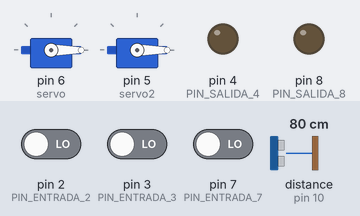
Bench run of a sketch on a simulated Arduino Uno, built with avr-gcc and run on an emulated ATmega328P. Parts: 2 × servo, output pins drawn as LEDs (lit = HIGH). Wiring (inferred from the names in the program): ultrasonic range finder: trigger pin 9; echo pin 10. Dashed ring = blinking. Inputs (shaded band) come from the test bench; at power-on: pin 3 (PIN_ENTRADA_3) LOW, distance to the obstacle (sensor on pin 10) 80 cm, pin 2 (PIN_ENTRADA_2) LOW, pin 7 (PIN_ENTRADA_7) LOW. The echo pulse lasts 58.3 µs per cm; pins used as bus, display or sensor lines are not drawn; what the sketch prints to the serial monitor is not drawn.

Above: at 1.2 s.
1.3 s: pin 3 (PIN_ENTRADA_3) driven HIGH
At 1.7 s:
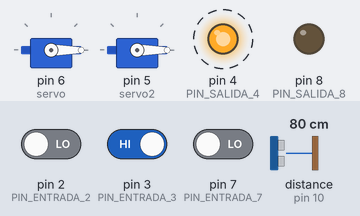
4.3 s: distance to the obstacle (sensor on pin 10) set to 8 cm
7.3 s: distance to the obstacle (sensor on pin 10) set to 5 cm
At 8.0 s:
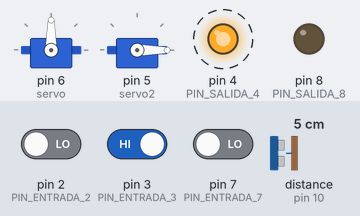
10.3 s: pin 2 (PIN_ENTRADA_2) driven HIGH
At 10.8 s:
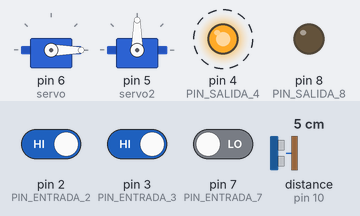
13.3 s: pin 7 (PIN_ENTRADA_7) driven HIGH
At 13.7 s:
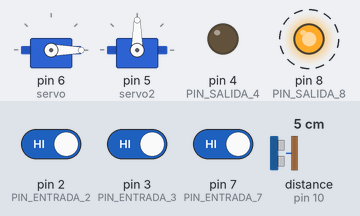
16.3 s: pin 7 (PIN_ENTRADA_7) driven LOW
At 16.83 s:
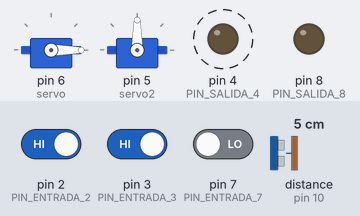
Timing chart, 0 to 20.3 s (numbered marks = the images above; inputs shaded):
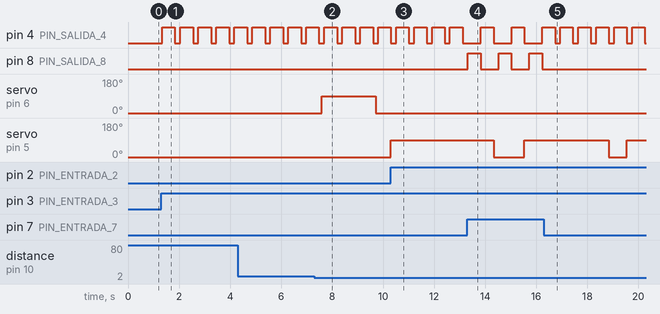

Measured:
- the behaviour switches between 7 and 6 cm on distance to the obstacle (sensor on pin 10) (found by bisection; images 1 and 2)
- after the input at 1.3 s, pin 4 (PIN_SALIDA_4): alternates HIGH for 0.50 s and LOW for 0.21 s, starting at once
- after the input at 7.3 s, servo on pin 6 (servo): 0° → 90° after 0.29 s, → 0° 2.1 s later
- after the input at 10.3 s, servo on pin 5 (servo2): 0° → 90° at once
- after the input at 13.3 s, pin 4 (PIN_SALIDA_4): alternates HIGH for 0.50 s and LOW for 0.71 s, starting after 0.52 s; pin 8 (PIN_SALIDA_8): alternates HIGH for 0.50 s and LOW for 0.71 s, starting at once
- after the input at 16.3 s, pin 4 (PIN_SALIDA_4): alternates HIGH for 0.50 s and LOW for 0.20 s, starting after 0.64 s; pin 8 (PIN_SALIDA_8): stops changing and stays LOW; servo on pin 5 (servo2): 90° → 0° after 2.5 s instead of 2.8 s

The sketch:

codigo_arduino.ino
```cpp
#include <Servo.h>

#define TRIG 9
#define ECHO 10
#define PIN_ENTRADA_3 3
#define PIN_SALIDA_4 4
#define PIN_ENTRADA_7 7
#define PIN_SALIDA_8 8
#define PIN_ENTRADA_2 2

Servo servo;
Servo servo2;

bool objetoDetectado = false;
bool esperandoObjetoSalir = false;
unsigned long tiempoInicio = 0;
const int TIEMPO_ESPERA = 2000; // 20 segundos
const int TIEMPO_SERVO2_ACTIVO = 3000;

// Para controlar el segundo servomotor
bool segundoServoActivo = false;
unsigned long tiempoSegundoServo = 0;

void setup() {
  pinMode(TRIG, OUTPUT);
  pinMode(ECHO, INPUT);
  pinMode(PIN_ENTRADA_3, INPUT);
  pinMode(PIN_SALIDA_4, OUTPUT);
  pinMode(PIN_ENTRADA_7, INPUT);
  pinMode(PIN_SALIDA_8, OUTPUT);
  pinMode(PIN_ENTRADA_2, INPUT);

  servo.attach(6);      // Primer servomotor (barrera)
  servo2.attach(5);     // Segundo servomotor

  servo.write(0);       // Barrera abajo
  servo2.write(0);      // Segundo servo en posición inicial

  Serial.begin(9600);
}

void loop() {
  // ----------------------------
  // FUNCIONALIDAD 1: Sensor ultrasónico + barrera
  // ----------------------------
  // Medir la distancia
  digitalWrite(TRIG, LOW);
  delayMicroseconds(2);
  digitalWrite(TRIG, HIGH);
  delayMicroseconds(10);
  digitalWrite(TRIG, LOW);

  long duration = pulseIn(ECHO, HIGH);
  int distance = duration * 0.034 / 2; // Convertir tiempo a distancia en cm

  Serial.print("Distancia: ");
  Serial.print(distance);
  Serial.println(" cm");

  // Si detecta un objeto a 5 cm o menos y la barrera no está arriba ni esperando que el objeto se retire
  if (distance <= 5 && !objetoDetectado && !esperandoObjetoSalir) {
    Serial.println("🚗 Objeto detectado a 5 cm. Levantando la barrera...");
    servo.write(90);  // Sube la barrera
    objetoDetectado = true;
    tiempoInicio = millis();  // Guarda el tiempo en que la barrera subió
  }

  // Si la barrera está arriba y han pasado 20 segundos, bajarla
  if (objetoDetectado && millis() - tiempoInicio >= TIEMPO_ESPERA) {
    Serial.println("⬇ Bajando la barrera...");
    servo.write(0);  // Baja la barrera
    esperandoObjetoSalir = true;  // Ahora espera que el objeto se retire
    objetoDetectado = false;  // Resetea la detección de objeto
  }

  // Espera a que el objeto se quite antes de volver a detectar otro
  if (esperandoObjetoSalir && distance > 5) {
    Serial.println("✅ Objeto retirado. Sistema listo para detectar otro vehículo.");
    esperandoObjetoSalir = false;  // Reinicia el sistema
  }

  delay(100); // Pequeño retraso para evitar lecturas erráticas

  // ----------------------------
  // FUNCIONALIDAD 2.0: Si pin 7 está en HIGH → activar pin 8 por 0.5 segundos
  // ----------------------------
  if (digitalRead(PIN_ENTRADA_7) == HIGH) {
    Serial.println("⚡ Entrada en pin 7 detectada. Activando pin 8 por 0.5 segundos.");
    digitalWrite(PIN_SALIDA_8, HIGH);
    delay(500);
    digitalWrite(PIN_SALIDA_8, LOW);
  }

  // ----------------------------
  // FUNCIONALIDAD 2.1: Si pin 3 está en HIGH → activar pin 4 por 0.5 segundos
  // ----------------------------
  if (digitalRead(PIN_ENTRADA_3) == HIGH) {
    Serial.println("⚡ Entrada en pin 3 detectada. Activando pin 4 por 0.5 segundos.");
    digitalWrite(PIN_SALIDA_4, HIGH);
    delay(500);
    digitalWrite(PIN_SALIDA_4, LOW);
  }

  // ----------------------------
  // FUNCIONALIDAD 3: Segundo servo activado por pin 2
  // ----------------------------
  if (digitalRead(PIN_ENTRADA_2) == HIGH && !segundoServoActivo) {
    Serial.println("🟢 Pin 2 activado. Girando segundo servomotor.");
    servo2.write(90); // Gira a 90 grados
    tiempoSegundoServo = millis();
    segundoServoActivo = true;
  }

  if (segundoServoActivo && millis() - tiempoSegundoServo >= TIEMPO_SERVO2_ACTIVO) {
    Serial.println("🔴 Cerrando segundo servomotor después de 5 segundos.");
    servo2.write(0); // Vuelve a 0 grados
    segundoServoActivo = false;
  }

  delay(100);
}
```
